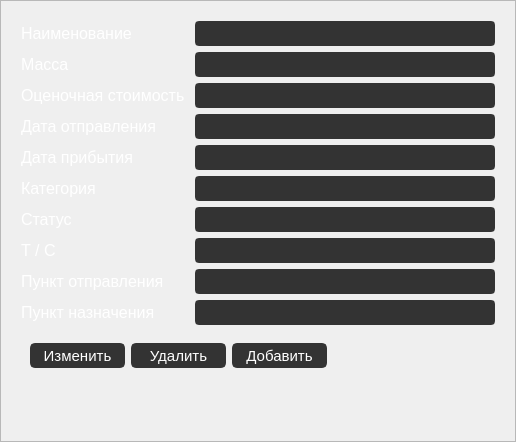
                     <widget class="QFrame" name="frame_4">
                      <property name="frameShape">
                       <enum>QFrame::StyledPanel</enum>
                      </property>
                      <property name="frameShadow">
                       <enum>QFrame::Raised</enum>
                      </property>
                      <layout class="QGridLayout" name="gridLayout_8">
                       <item row="0" column="0">
                        <widget class="QFrame" name="frame_android_field_2">
                         <property name="sizePolicy">
                          <sizepolicy hsizetype="Expanding" vsizetype="Preferred">
                           <horstretch>0</horstretch>
                           <verstretch>0</verstretch>
                          </sizepolicy>
                         </property>
                         <property name="frameShape">
                          <enum>QFrame::NoFrame</enum>
                         </property>
                         <property name="frameShadow">
                          <enum>QFrame::Plain</enum>
                         </property>
                         <layout class="QGridLayout" name="gridLayout_7">
                          <item row="7" column="0">
                           <widget class="QLabel" name="label_home_line08">
                            <property name="font">
                             <font>
                              <family>Segoe UI</family>
                              <pointsize>12</pointsize>
                             </font>
                            </property>
                            <property name="styleSheet">
                             <string notr="true">color:rgb(255,255,255);</string>
                            </property>
                            <property name="text">
                             <string>Т / С</string>
                            </property>
                           </widget>
                          </item>
                          <item row="2" column="1">
                           <widget class="QLineEdit" name="line_home_value03">
                            <property name="enabled">
                             <bool>true</bool>
                            </property>
                            <property name="minimumSize">
                             <size>
                              <width>300</width>
                              <height>25</height>
                             </size>
                            </property>
                            <property name="maximumSize">
                             <size>
                              <width>16777215</width>
                              <height>25</height>
                             </size>
                            </property>
                            <property name="font">
                             <font>
                              <family>Segoe UI</family>
                              <pointsize>10</pointsize>
                             </font>
                            </property>
                            <property name="styleSheet">
                             <string notr="true">QLineEdit {
	color:rgb(255,255,255);
	border:2px solid rgb(51,51,51);
	border-radius:4px;
	background:rgb(51,51,51);
}

QLineEdit:disabled {
	color:rgb(255,255,255);
	border:2px solid rgb(112,112,112);
	border-radius:4px;
	background:rgb(112,112,112);
}</string>
                            </property>
                            <property name="text">
                             <string/>
                            </property>
                           </widget>
                          </item>
                          <item row="4" column="0">
                           <widget class="QLabel" name="label_home_line05">
                            <property name="font">
                             <font>
                              <family>Segoe UI</family>
                              <pointsize>12</pointsize>
                             </font>
                            </property>
                            <property name="styleSheet">
                             <string notr="true">color:rgb(255,255,255);</string>
                            </property>
                            <property name="text">
                             <string>Дата прибытия</string>
                            </property>
                           </widget>
                          </item>
                          <item row="9" column="0">
                           <widget class="QLabel" name="label_home_line10">
                            <property name="font">
                             <font>
                              <family>Segoe UI</family>
                              <pointsize>12</pointsize>
                             </font>
                            </property>
                            <property name="styleSheet">
                             <string notr="true">color:rgb(255,255,255);</string>
                            </property>
                            <property name="text">
                             <string>Пункт назначения </string>
                            </property>
                           </widget>
                          </item>
                          <item row="1" column="0">
                           <widget class="QLabel" name="label_home_line02">
                            <property name="font">
                             <font>
                              <family>Segoe UI</family>
                              <pointsize>12</pointsize>
                             </font>
                            </property>
                            <property name="styleSheet">
                             <string notr="true">color:rgb(255,255,255);</string>
                            </property>
                            <property name="text">
                             <string>Масса</string>
                            </property>
                           </widget>
                          </item>
                          <item row="5" column="0">
                           <widget class="QLabel" name="label_home_line06">
                            <property name="font">
                             <font>
                              <family>Segoe UI</family>
                              <pointsize>12</pointsize>
                             </font>
                            </property>
                            <property name="styleSheet">
                             <string notr="true">color:rgb(255,255,255);</string>
                            </property>
                            <property name="text">
                             <string>Категория</string>
                            </property>
                           </widget>
                          </item>
                          <item row="6" column="0">
                           <widget class="QLabel" name="label_home_line07">
                            <property name="font">
                             <font>
                              <family>Segoe UI</family>
                              <pointsize>12</pointsize>
                             </font>
                            </property>
                            <property name="styleSheet">
                             <string notr="true">color:rgb(255,255,255);</string>
                            </property>
                            <property name="text">
                             <string>Статус</string>
                            </property>
                           </widget>
                          </item>
                          <item row="8" column="1">
                           <widget class="QLineEdit" name="line_home_value09">
                            <property name="enabled">
                             <bool>true</bool>
                            </property>
                            <property name="minimumSize">
                             <size>
                              <width>300</width>
                              <height>25</height>
                             </size>
                            </property>
                            <property name="maximumSize">
                             <size>
                              <width>16777215</width>
                              <height>25</height>
                             </size>
                            </property>
                            <property name="font">
                             <font>
                              <family>Segoe UI</family>
                              <pointsize>10</pointsize>
                             </font>
                            </property>
                            <property name="styleSheet">
                             <string notr="true">QLineEdit {
	color:rgb(255,255,255);
	border:2px solid rgb(51,51,51);
	border-radius:4px;
	background:rgb(51,51,51);
}

QLineEdit:disabled {
	color:rgb(255,255,255);
	border:2px solid rgb(112,112,112);
	border-radius:4px;
	background:rgb(112,112,112);
}</string>
                            </property>
                            <property name="text">
                             <string/>
                            </property>
                           </widget>
                          </item>
                          <item row="2" column="0">
                           <widget class="QLabel" name="label_home_line03">
                            <property name="font">
                             <font>
                              <family>Segoe UI</family>
                              <pointsize>12</pointsize>
                             </font>
                            </property>
                            <property name="styleSheet">
                             <string notr="true">color:rgb(255,255,255);</string>
                            </property>
                            <property name="text">
                             <string>Оценочная стоимость </string>
                            </property>
                           </widget>
                          </item>
                          <item row="1" column="1">
                           <widget class="QLineEdit" name="line_home_value02">
                            <property name="enabled">
                             <bool>true</bool>
                            </property>
                            <property name="minimumSize">
                             <size>
                              <width>300</width>
                              <height>25</height>
                             </size>
                            </property>
                            <property name="maximumSize">
                             <size>
                              <width>16777215</width>
                              <height>25</height>
                             </size>
                            </property>
                            <property name="font">
                             <font>
                              <family>Segoe UI</family>
                              <pointsize>10</pointsize>
                             </font>
                            </property>
                            <property name="styleSheet">
                             <string notr="true">QLineEdit {
	color:rgb(255,255,255);
	border:2px solid rgb(51,51,51);
	border-radius:4px;
	background:rgb(51,51,51);
}

QLineEdit:disabled {
	color:rgb(255,255,255);
	border:2px solid rgb(112,112,112);
	border-radius:4px;
	background:rgb(112,112,112);
}</string>
                            </property>
                            <property name="text">
                             <string/>
                            </property>
                           </widget>
                          </item>
                          <item row="10" column="0" colspan="2">
                           <widget class="QFrame" name="frame_6">
                            <property name="sizePolicy">
                             <sizepolicy hsizetype="Preferred" vsizetype="Preferred">
                              <horstretch>0</horstretch>
                              <verstretch>0</verstretch>
                             </sizepolicy>
                            </property>
                            <property name="minimumSize">
                             <size>
                              <width>0</width>
                              <height>50</height>
                             </size>
                            </property>
                            <property name="maximumSize">
                             <size>
                              <width>16777215</width>
                              <height>16777215</height>
                             </size>
                            </property>
                            <property name="frameShape">
                             <enum>QFrame::NoFrame</enum>
                            </property>
                            <property name="frameShadow">
                             <enum>QFrame::Plain</enum>
                            </property>
                            <layout class="QHBoxLayout" name="horizontalLayout_8">
                             <item>
                              <widget class="QPushButton" name="bn_cargocard_edit">
                               <property name="minimumSize">
                                <size>
                                 <width>95</width>
                                 <height>25</height>
                                </size>
                               </property>
                               <property name="maximumSize">
                                <size>
                                 <width>69</width>
                                 <height>25</height>
                                </size>
                               </property>
                               <property name="font">
                                <font>
                                 <family>Segoe UI</family>
                                 <pointsize>11</pointsize>
                                </font>
                               </property>
                               <property name="styleSheet">
                                <string notr="true">QPushButton {
	border: 2px solid rgb(51,51,51);
	border-radius: 5px;	
	color:rgb(255,255,255);
	background-color: rgb(51,51,51);
}
QPushButton:hover {
	border: 2px solid rgb(0,143,150);
	background-color: rgb(0,143,150);
}
QPushButton:pressed {	
	border: 2px solid rgb(0,143,150);
	background-color: rgb(51,51,51);
}

QPushButton:disabled {	
	border-radius: 5px;	
	border: 2px solid rgb(112,112,112);
	background-color: rgb(112,112,112);
}</string>
                               </property>
                               <property name="text">
                                <string>Изменить</string>
                               </property>
                              </widget>
                             </item>
                             <item>
                              <widget class="QPushButton" name="bn_cargocard_delete">
                               <property name="minimumSize">
                                <size>
                                 <width>95</width>
                                 <height>25</height>
                                </size>
                               </property>
                               <property name="maximumSize">
                                <size>
                                 <width>69</width>
                                 <height>25</height>
                                </size>
                               </property>
                               <property name="font">
                                <font>
                                 <family>Segoe UI</family>
                                 <pointsize>11</pointsize>
                                </font>
                               </property>
                               <property name="styleSheet">
                                <string notr="true">QPushButton {
	border: 2px solid rgb(51,51,51);
	border-radius: 5px;	
	color:rgb(255,255,255);
	background-color: rgb(51,51,51);
}
QPushButton:hover {
	border: 2px solid rgb(112,0,0);
	background-color: rgb(112,0,0);
}
QPushButton:pressed {	
	border: 2px solid rgb(112,0,0);
	background-color: rgb(51,51,51);
}

QPushButton:disabled {	
	border-radius: 5px;	
	border: 2px solid rgb(112,112,112);
	background-color: rgb(112,112,112);
}</string>
                               </property>
                               <property name="text">
                                <string>Удалить</string>
                               </property>
                              </widget>
                             </item>
                             <item>
                              <widget class="QPushButton" name="bn_cargocard_create">
                               <property name="enabled">
                                <bool>true</bool>
                               </property>
                               <property name="minimumSize">
                                <size>
                                 <width>95</width>
                                 <height>25</height>
                                </size>
                               </property>
                               <property name="maximumSize">
                                <size>
                                 <width>95</width>
                                 <height>25</height>
                                </size>
                               </property>
                               <property name="font">
                                <font>
                                 <family>Segoe UI</family>
                                 <pointsize>11</pointsize>
                                </font>
                               </property>
                               <property name="styleSheet">
                                <string notr="true">QPushButton {
	border: 2px solid rgb(51,51,51);
	border-radius: 5px;	
	color:rgb(255,255,255);
	background-color: rgb(51,51,51);
}
QPushButton:hover {
	border: 2px solid rgb(0,143,150);
	background-color: rgb(0,143,150);
}
QPushButton:pressed {	
	border: 2px solid rgb(0,143,150);
	background-color: rgb(51,51,51);
}

QPushButton:disabled {	
	border-radius: 5px;	
	border: 2px solid rgb(112,112,112);
	background-color: rgb(112,112,112);
}</string>
                               </property>
                               <property name="text">
                                <string>Добавить</string>
                               </property>
                              </widget>
                             </item>
                             <item>
                              <spacer name="horizontalSpacer_8">
                               <property name="orientation">
                                <enum>Qt::Horizontal</enum>
                               </property>
                               <property name="sizeHint" stdset="0">
                                <size>
                                 <width>40</width>
                                 <height>20</height>
                                </size>
                               </property>
                              </spacer>
                             </item>
                            </layout>
                           </widget>
                          </item>
                          <item row="8" column="0">
                           <widget class="QLabel" name="label_home_line09">
                            <property name="font">
                             <font>
                              <family>Segoe UI</family>
                              <pointsize>12</pointsize>
                             </font>
                            </property>
                            <property name="styleSheet">
                             <string notr="true">color:rgb(255,255,255);</string>
                            </property>
                            <property name="text">
                             <string>Пункт отправления</string>
                            </property>
                           </widget>
                          </item>
                          <item row="4" column="1">
                           <widget class="QLineEdit" name="line_home_value05">
                            <property name="enabled">
                             <bool>true</bool>
                            </property>
                            <property name="minimumSize">
                             <size>
                              <width>300</width>
                              <height>25</height>
                             </size>
                            </property>
                            <property name="maximumSize">
                             <size>
                              <width>16777215</width>
                              <height>25</height>
                             </size>
                            </property>
                            <property name="font">
                             <font>
                              <family>Segoe UI</family>
                              <pointsize>10</pointsize>
                             </font>
                            </property>
                            <property name="styleSheet">
                             <string notr="true">QLineEdit {
	color:rgb(255,255,255);
	border:2px solid rgb(51,51,51);
	border-radius:4px;
	background:rgb(51,51,51);
}

QLineEdit:disabled {
	color:rgb(255,255,255);
	border:2px solid rgb(112,112,112);
	border-radius:4px;
	background:rgb(112,112,112);
}</string>
                            </property>
                           </widget>
                          </item>
                          <item row="5" column="1">
                           <widget class="QLineEdit" name="line_home_value06">
                            <property name="enabled">
                             <bool>true</bool>
                            </property>
                            <property name="minimumSize">
                             <size>
                              <width>0</width>
                              <height>25</height>
                             </size>
                            </property>
                            <property name="maximumSize">
                             <size>
                              <width>16777215</width>
                              <height>25</height>
                             </size>
                            </property>
                            <property name="font">
                             <font>
                              <family>Segoe UI</family>
                              <pointsize>10</pointsize>
                             </font>
                            </property>
                            <property name="styleSheet">
                             <string notr="true">QLineEdit {
	color:rgb(255,255,255);
	border:2px solid rgb(51,51,51);
	border-radius:4px;
	background:rgb(51,51,51);
}

QLineEdit:disabled {
	color:rgb(255,255,255);
	border:2px solid rgb(112,112,112);
	border-radius:4px;
	background:rgb(112,112,112);
}</string>
                            </property>
                            <property name="text">
                             <string/>
                            </property>
                           </widget>
                          </item>
                          <item row="0" column="1">
                           <widget class="QLineEdit" name="line_home_value01">
                            <property name="enabled">
                             <bool>true</bool>
                            </property>
                            <property name="minimumSize">
                             <size>
                              <width>0</width>
                              <height>25</height>
                             </size>
                            </property>
                            <property name="maximumSize">
                             <size>
                              <width>16777215</width>
                              <height>25</height>
                             </size>
                            </property>
                            <property name="font">
                             <font>
                              <family>Segoe UI</family>
                              <pointsize>10</pointsize>
                             </font>
                            </property>
                            <property name="styleSheet">
                             <string notr="true">QLineEdit {
	color:rgb(255,255,255);
	border:2px solid rgb(51,51,51);
	border-radius:4px;
	background:rgb(51,51,51);
}

QLineEdit:disabled {
	color:rgb(255,255,255);
	border:2px solid rgb(112,112,112);
	border-radius:4px;
	background:rgb(112,112,112);
}</string>
                            </property>
                            <property name="text">
                             <string/>
                            </property>
                           </widget>
                          </item>
                          <item row="3" column="1">
                           <widget class="QLineEdit" name="line_home_value04">
                            <property name="enabled">
                             <bool>true</bool>
                            </property>
                            <property name="minimumSize">
                             <size>
                              <width>300</width>
                              <height>25</height>
                             </size>
                            </property>
                            <property name="maximumSize">
                             <size>
                              <width>16777215</width>
                              <height>25</height>
                             </size>
                            </property>
                            <property name="font">
                             <font>
                              <family>Segoe UI</family>
                              <pointsize>10</pointsize>
                             </font>
                            </property>
                            <property name="styleSheet">
                             <string notr="true">QLineEdit {
	color:rgb(255,255,255);
	border:2px solid rgb(51,51,51);
	border-radius:4px;
	background:rgb(51,51,51);
}

QLineEdit:disabled {
	color:rgb(255,255,255);
	border:2px solid rgb(112,112,112);
	border-radius:4px;
	background:rgb(112,112,112);
}</string>
                            </property>
                            <property name="text">
                             <string/>
                            </property>
                           </widget>
                          </item>
                          <item row="6" column="1">
                           <widget class="QLineEdit" name="line_home_value07">
                            <property name="enabled">
                             <bool>true</bool>
                            </property>
                            <property name="minimumSize">
                             <size>
                              <width>300</width>
                              <height>25</height>
                             </size>
                            </property>
                            <property name="maximumSize">
                             <size>
                              <width>16777215</width>
                              <height>25</height>
                             </size>
                            </property>
                            <property name="font">
                             <font>
                              <family>Segoe UI</family>
                              <pointsize>10</pointsize>
                             </font>
                            </property>
                            <property name="styleSheet">
                             <string notr="true">QLineEdit {
	color:rgb(255,255,255);
	border:2px solid rgb(51,51,51);
	border-radius:4px;
	background:rgb(51,51,51);
}

QLineEdit:disabled {
	color:rgb(255,255,255);
	border:2px solid rgb(112,112,112);
	border-radius:4px;
	background:rgb(112,112,112);
}</string>
                            </property>
                            <property name="text">
                             <string/>
                            </property>
                           </widget>
                          </item>
                          <item row="9" column="1">
                           <widget class="QLineEdit" name="line_home_value10">
                            <property name="enabled">
                             <bool>true</bool>
                            </property>
                            <property name="minimumSize">
                             <size>
                              <width>300</width>
                              <height>25</height>
                             </size>
                            </property>
                            <property name="maximumSize">
                             <size>
                              <width>16777215</width>
                              <height>25</height>
                             </size>
                            </property>
                            <property name="font">
                             <font>
                              <family>Segoe UI</family>
                              <pointsize>10</pointsize>
                             </font>
                            </property>
                            <property name="styleSheet">
                             <string notr="true">QLineEdit {
	color:rgb(255,255,255);
	border:2px solid rgb(51,51,51);
	border-radius:4px;
	background:rgb(51,51,51);
}

QLineEdit:disabled {
	color:rgb(255,255,255);
	border:2px solid rgb(112,112,112);
	border-radius:4px;
	background:rgb(112,112,112);
}</string>
                            </property>
                           </widget>
                          </item>
                          <item row="3" column="0">
                           <widget class="QLabel" name="label_home_line04">
                            <property name="font">
                             <font>
                              <family>Segoe UI</family>
                              <pointsize>12</pointsize>
                             </font>
                            </property>
                            <property name="styleSheet">
                             <string notr="true">color:rgb(255,255,255);</string>
                            </property>
                            <property name="text">
                             <string>Дата отправления</string>
                            </property>
                           </widget>
                          </item>
                          <item row="7" column="1">
                           <widget class="QLineEdit" name="line_home_value08">
                            <property name="enabled">
                             <bool>true</bool>
                            </property>
                            <property name="minimumSize">
                             <size>
                              <width>300</width>
                              <height>25</height>
                             </size>
                            </property>
                            <property name="maximumSize">
                             <size>
                              <width>16777215</width>
                              <height>25</height>
                             </size>
                            </property>
                            <property name="font">
                             <font>
                              <family>Segoe UI</family>
                              <pointsize>10</pointsize>
                             </font>
                            </property>
                            <property name="styleSheet">
                             <string notr="true">QLineEdit {
	color:rgb(255,255,255);
	border:2px solid rgb(51,51,51);
	border-radius:4px;
	background:rgb(51,51,51);
}

QLineEdit:disabled {
	color:rgb(255,255,255);
	border:2px solid rgb(112,112,112);
	border-radius:4px;
	background:rgb(112,112,112);
}</string>
                            </property>
                            <property name="text">
                             <string/>
                            </property>
                           </widget>
                          </item>
                          <item row="0" column="0">
                           <widget class="QLabel" name="label_home_line01">
                            <property name="font">
                             <font>
                              <family>Segoe UI</family>
                              <pointsize>12</pointsize>
                             </font>
                            </property>
                            <property name="styleSheet">
                             <string notr="true">color:rgb(255,255,255);</string>
                            </property>
                            <property name="text">
                             <string>Наименование </string>
                            </property>
                           </widget>
                          </item>
                         </layout>
                        </widget>
                       </item>
                       <item row="1" column="0">
                        <spacer name="verticalSpacer_6">
                         <property name="orientation">
                          <enum>Qt::Vertical</enum>
                         </property>
                         <property name="sizeHint" stdset="0">
                          <size>
                           <width>20</width>
                           <height>40</height>
                          </size>
                         </property>
                        </spacer>
                       </item>
                      </layout>
                     </widget>
